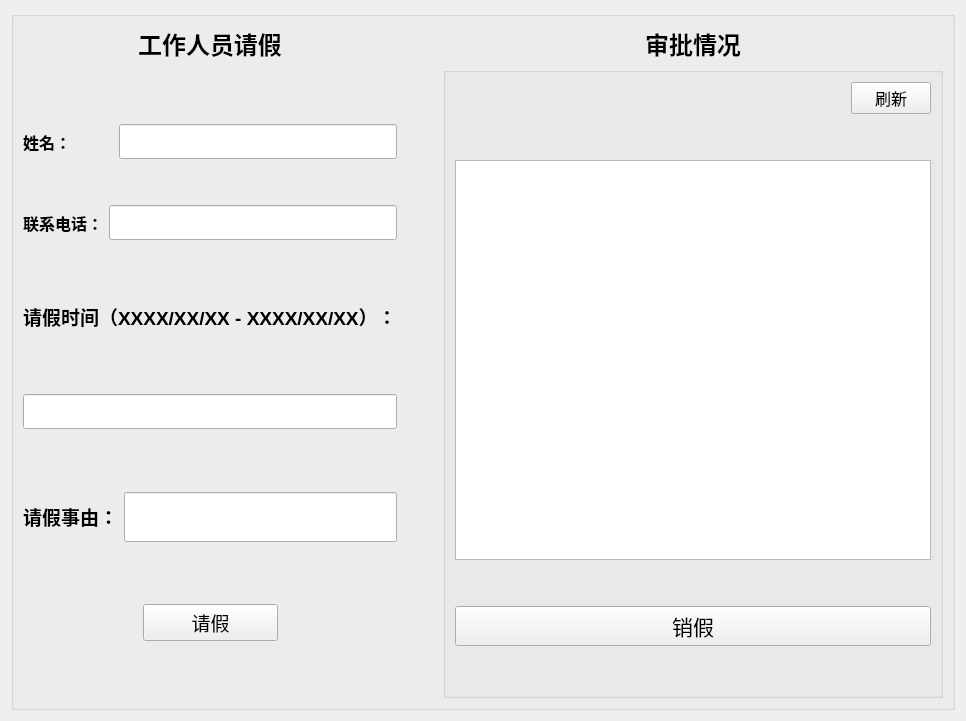
     <widget class="QWidget" name="tab_6">
      <attribute name="title">
       <string>请销假</string>
      </attribute>
      <layout class="QGridLayout" name="gridLayout_9">
       <item row="0" column="0">
        <layout class="QHBoxLayout" name="horizontalLayout_30">
         <item>
          <widget class="QGroupBox" name="groupBox_3">
           <property name="title">
            <string/>
           </property>
           <layout class="QGridLayout" name="gridLayout_7">
            <item row="4" column="0">
             <widget class="QLabel" name="label_25">
              <property name="maximumSize">
               <size>
                <width>16777215</width>
                <height>45</height>
               </size>
              </property>
              <property name="text">
               <string>&lt;html&gt;&lt;head/&gt;&lt;body&gt;&lt;p align=&quot;center&quot;&gt;&lt;span style=&quot; font-size:18pt; font-weight:600;&quot;&gt;工作人员请假&lt;/span&gt;&lt;/p&gt;&lt;/body&gt;&lt;/html&gt;</string>
              </property>
             </widget>
            </item>
            <item row="5" column="0">
             <layout class="QVBoxLayout" name="verticalLayout_11">
              <item>
               <spacer name="verticalSpacer_33">
                <property name="orientation">
                 <enum>Qt::Vertical</enum>
                </property>
                <property name="sizeHint" stdset="0">
                 <size>
                  <width>20</width>
                  <height>40</height>
                 </size>
                </property>
               </spacer>
              </item>
              <item>
               <layout class="QVBoxLayout" name="verticalLayout_12">
                <item>
                 <layout class="QHBoxLayout" name="horizontalLayout_27">
                  <item>
                   <widget class="QLabel" name="label_24">
                    <property name="font">
                     <font>
                      <family>Agency FB</family>
                      <pointsize>12</pointsize>
                      <weight>75</weight>
                      <bold>true</bold>
                     </font>
                    </property>
                    <property name="text">
                     <string>姓名：          </string>
                    </property>
                   </widget>
                  </item>
                  <item>
                   <widget class="QLineEdit" name="lineEdit_14">
                    <property name="font">
                     <font>
                      <family>Agency FB</family>
                      <pointsize>14</pointsize>
                     </font>
                    </property>
                   </widget>
                  </item>
                 </layout>
                </item>
                <item>
                 <spacer name="verticalSpacer_36">
                  <property name="orientation">
                   <enum>Qt::Vertical</enum>
                  </property>
                  <property name="sizeHint" stdset="0">
                   <size>
                    <width>20</width>
                    <height>40</height>
                   </size>
                  </property>
                 </spacer>
                </item>
                <item>
                 <layout class="QHBoxLayout" name="horizontalLayout_28">
                  <item>
                   <widget class="QLabel" name="label_26">
                    <property name="font">
                     <font>
                      <family>Agency FB</family>
                      <pointsize>12</pointsize>
                      <weight>75</weight>
                      <bold>true</bold>
                     </font>
                    </property>
                    <property name="text">
                     <string>联系电话：</string>
                    </property>
                   </widget>
                  </item>
                  <item>
                   <widget class="QLineEdit" name="lineEdit_15">
                    <property name="font">
                     <font>
                      <family>Agency FB</family>
                      <pointsize>14</pointsize>
                     </font>
                    </property>
                   </widget>
                  </item>
                 </layout>
                </item>
               </layout>
              </item>
              <item>
               <spacer name="verticalSpacer_35">
                <property name="orientation">
                 <enum>Qt::Vertical</enum>
                </property>
                <property name="sizeHint" stdset="0">
                 <size>
                  <width>20</width>
                  <height>40</height>
                 </size>
                </property>
               </spacer>
              </item>
              <item>
               <widget class="QLabel" name="label_23">
                <property name="maximumSize">
                 <size>
                  <width>16777215</width>
                  <height>38</height>
                 </size>
                </property>
                <property name="font">
                 <font>
                  <pointsize>12</pointsize>
                  <weight>75</weight>
                  <bold>true</bold>
                 </font>
                </property>
                <property name="text">
                 <string>&lt;html&gt;&lt;head/&gt;&lt;body&gt;&lt;p&gt;&lt;span style=&quot; font-size:14pt;&quot;&gt;请假时间（XXXX/XX/XX - XXXX/XX/XX）：&lt;/span&gt;&lt;/p&gt;&lt;/body&gt;&lt;/html&gt;</string>
                </property>
               </widget>
              </item>
              <item>
               <spacer name="verticalSpacer_37">
                <property name="orientation">
                 <enum>Qt::Vertical</enum>
                </property>
                <property name="sizeHint" stdset="0">
                 <size>
                  <width>20</width>
                  <height>40</height>
                 </size>
                </property>
               </spacer>
              </item>
              <item>
               <widget class="QLineEdit" name="lineEdit_13">
                <property name="font">
                 <font>
                  <family>Agency FB</family>
                  <pointsize>14</pointsize>
                 </font>
                </property>
               </widget>
              </item>
              <item>
               <spacer name="verticalSpacer_34">
                <property name="orientation">
                 <enum>Qt::Vertical</enum>
                </property>
                <property name="sizeHint" stdset="0">
                 <size>
                  <width>20</width>
                  <height>40</height>
                 </size>
                </property>
               </spacer>
              </item>
              <item>
               <layout class="QHBoxLayout" name="horizontalLayout_26">
                <item>
                 <widget class="QLabel" name="label_22">
                  <property name="font">
                   <font>
                    <family>Agency FB</family>
                    <pointsize>12</pointsize>
                   </font>
                  </property>
                  <property name="text">
                   <string>&lt;html&gt;&lt;head/&gt;&lt;body&gt;&lt;p&gt;&lt;span style=&quot; font-size:14pt; font-weight:600;&quot;&gt;请假事由：&lt;/span&gt;&lt;/p&gt;&lt;/body&gt;&lt;/html&gt;</string>
                  </property>
                 </widget>
                </item>
                <item>
                 <widget class="QLineEdit" name="lineEdit_12">
                  <property name="minimumSize">
                   <size>
                    <width>270</width>
                    <height>50</height>
                   </size>
                  </property>
                  <property name="font">
                   <font>
                    <family>Agency FB</family>
                    <pointsize>14</pointsize>
                   </font>
                  </property>
                 </widget>
                </item>
               </layout>
              </item>
              <item>
               <spacer name="verticalSpacer_32">
                <property name="orientation">
                 <enum>Qt::Vertical</enum>
                </property>
                <property name="sizeHint" stdset="0">
                 <size>
                  <width>20</width>
                  <height>40</height>
                 </size>
                </property>
               </spacer>
              </item>
              <item>
               <layout class="QHBoxLayout" name="horizontalLayout_29">
                <item>
                 <spacer name="horizontalSpacer_14">
                  <property name="orientation">
                   <enum>Qt::Horizontal</enum>
                  </property>
                  <property name="sizeHint" stdset="0">
                   <size>
                    <width>40</width>
                    <height>20</height>
                   </size>
                  </property>
                 </spacer>
                </item>
                <item>
                 <widget class="QPushButton" name="pushButton_5">
                  <property name="minimumSize">
                   <size>
                    <width>135</width>
                    <height>0</height>
                   </size>
                  </property>
                  <property name="font">
                   <font>
                    <family>Agency FB</family>
                    <pointsize>14</pointsize>
                   </font>
                  </property>
                  <property name="text">
                   <string>请假</string>
                  </property>
                 </widget>
                </item>
                <item>
                 <spacer name="horizontalSpacer_15">
                  <property name="orientation">
                   <enum>Qt::Horizontal</enum>
                  </property>
                  <property name="sizeHint" stdset="0">
                   <size>
                    <width>40</width>
                    <height>20</height>
                   </size>
                  </property>
                 </spacer>
                </item>
               </layout>
              </item>
              <item>
               <spacer name="verticalSpacer_38">
                <property name="orientation">
                 <enum>Qt::Vertical</enum>
                </property>
                <property name="sizeHint" stdset="0">
                 <size>
                  <width>20</width>
                  <height>40</height>
                 </size>
                </property>
               </spacer>
              </item>
             </layout>
            </item>
            <item row="5" column="2">
             <widget class="QGroupBox" name="groupBox_4">
              <property name="minimumSize">
               <size>
                <width>500</width>
                <height>0</height>
               </size>
              </property>
              <property name="maximumSize">
               <size>
                <width>16777215</width>
                <height>16777215</height>
               </size>
              </property>
              <property name="title">
               <string/>
              </property>
              <layout class="QGridLayout" name="gridLayout_8">
               <item row="2" column="1">
                <spacer name="verticalSpacer_52">
                 <property name="orientation">
                  <enum>Qt::Vertical</enum>
                 </property>
                 <property name="sizeHint" stdset="0">
                  <size>
                   <width>20</width>
                   <height>40</height>
                  </size>
                 </property>
                </spacer>
               </item>
               <item row="1" column="1">
                <layout class="QHBoxLayout" name="horizontalLayout_35">
                 <item>
                  <spacer name="horizontalSpacer_17">
                   <property name="orientation">
                    <enum>Qt::Horizontal</enum>
                   </property>
                   <property name="sizeHint" stdset="0">
                    <size>
                     <width>40</width>
                     <height>20</height>
                    </size>
                   </property>
                  </spacer>
                 </item>
                 <item>
                  <spacer name="horizontalSpacer_18">
                   <property name="orientation">
                    <enum>Qt::Horizontal</enum>
                   </property>
                   <property name="sizeHint" stdset="0">
                    <size>
                     <width>40</width>
                     <height>20</height>
                    </size>
                   </property>
                  </spacer>
                 </item>
                 <item>
                  <widget class="QPushButton" name="pushButton_10">
                   <property name="font">
                    <font>
                     <family>Agency FB</family>
                     <pointsize>12</pointsize>
                    </font>
                   </property>
                   <property name="text">
                    <string>刷新</string>
                   </property>
                  </widget>
                 </item>
                </layout>
               </item>
               <item row="8" column="1">
                <spacer name="verticalSpacer_41">
                 <property name="orientation">
                  <enum>Qt::Vertical</enum>
                 </property>
                 <property name="sizeHint" stdset="0">
                  <size>
                   <width>20</width>
                   <height>40</height>
                  </size>
                 </property>
                </spacer>
               </item>
               <item row="7" column="1">
                <widget class="QPushButton" name="pushButton_6">
                 <property name="font">
                  <font>
                   <family>Agency FB</family>
                   <pointsize>16</pointsize>
                  </font>
                 </property>
                 <property name="text">
                  <string>销假</string>
                 </property>
                </widget>
               </item>
               <item row="6" column="1">
                <spacer name="verticalSpacer_39">
                 <property name="orientation">
                  <enum>Qt::Vertical</enum>
                 </property>
                 <property name="sizeHint" stdset="0">
                  <size>
                   <width>20</width>
                   <height>40</height>
                  </size>
                 </property>
                </spacer>
               </item>
               <item row="5" column="1">
                <widget class="QTableView" name="tableView_3">
                 <property name="minimumSize">
                  <size>
                   <width>0</width>
                   <height>400</height>
                  </size>
                 </property>
                 <property name="maximumSize">
                  <size>
                   <width>16777215</width>
                   <height>600</height>
                  </size>
                 </property>
                </widget>
               </item>
              </layout>
             </widget>
            </item>
            <item row="5" column="1">
             <spacer name="horizontalSpacer_13">
              <property name="orientation">
               <enum>Qt::Horizontal</enum>
              </property>
              <property name="sizeHint" stdset="0">
               <size>
                <width>40</width>
                <height>20</height>
               </size>
              </property>
             </spacer>
            </item>
            <item row="4" column="2">
             <widget class="QLabel" name="label_27">
              <property name="text">
               <string>&lt;html&gt;&lt;head/&gt;&lt;body&gt;&lt;p align=&quot;center&quot;&gt;&lt;span style=&quot; font-size:18pt; font-weight:600;&quot;&gt;审批情况&lt;/span&gt;&lt;/p&gt;&lt;/body&gt;&lt;/html&gt;</string>
              </property>
             </widget>
            </item>
           </layout>
          </widget>
         </item>
        </layout>
       </item>
      </layout>
     </widget>
